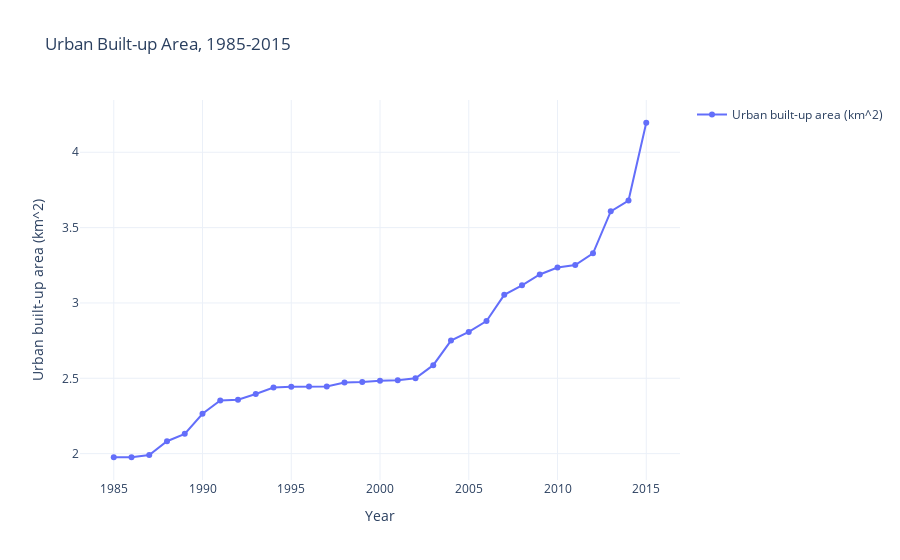

Notebook code for this chart:
### Markdown cell above
Urban Extent and Change

### Code cell
wsf_stats()

### Figure 1 — Plotly figure (JSON) as saved in the notebook; plotly's stock layout.template omitted (floating-point values rounded to 4 significant figures)
{"data": [{"mode": "lines+markers", "name": "Urban built-up area (km^2)", "type": "scatter", "x": [1985, 1986, 1987, 1988, 1989, 1990, 1991, 1992, 1993, 1994, 1995, 1996, 1997, 1998, 1999, 2000, 2001, 2002, 2003, 2004, 2005, 2006, 2007, 2008, 2009, 2010, 2011, 2012, 2013, 2014, 2015], "y": [1.976, 1.977, 1.991, 2.082, 2.132, 2.265, 2.352, 2.358, 2.396, 2.438, 2.445, 2.445, 2.445, 2.473, 2.475, 2.484, 2.488, 2.5, 2.587, 2.75, 2.808, 2.88, 3.054, 3.117, 3.189, 3.235, 3.252, 3.329, 3.608, 3.679, 4.196]}], "layout": {"hovermode": "x", "showlegend": true, "title": {"text": "Urban Built-up Area, 1985-2015"}, "xaxis": {"title": {"text": "Year"}}, "yaxis": {"title": {"text": "Urban built-up area (km^2)"}}}}
